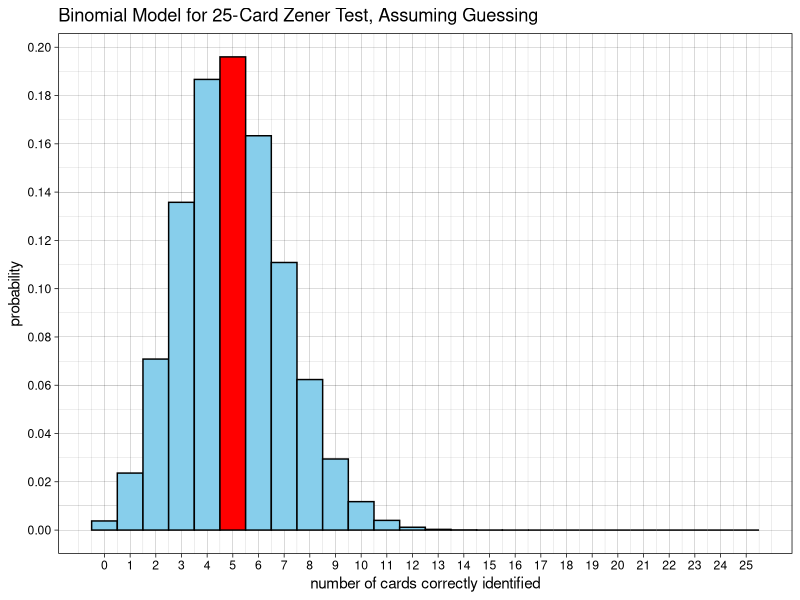

Source code (R): (Note: this script raises an error after producing the figure.)
## ---- chunk 1
knitr::opts_chunk$set(comment="", message=FALSE, warning=FALSE)
library(tidyverse)
library(knitr)
library(kableExtra)
## ---- chunk 2
knitr::include_graphics("https://stat-jet-asu.github.io/Moodlepics/zenercards.jpg")
## ---- chunk 3
n <- 25
p <- 1/5
## ---- chunk 4
(E_x <- n * p)
## ---- chunk 5
(Var_x <- n * p * (1 - p))
## ---- chunk 6
(SD_x <- sqrt(Var_x))
## ---- chunk 7
n <- 25
p <- 0.2
distTable <- tibble(x = 0:n, 
                    pdf = dbinom(0:n, n, p), 
                    CDF = pbinom(0:n, n, p))

ggplot(distTable, aes(x = x, y = pdf, label = pdf)) +
  geom_col(fill = c(rep("skyblue", 5), "red", rep("skyblue", 20)), 
           color = "black", width = 1) +
  scale_x_continuous(breaks = seq(0, n, 1)) +
  scale_y_continuous(breaks = seq(0, 1, .02)) +
  labs(title = "Binomial Model for 25-Card Zener Test, Assuming Guessing",
       x = "number of cards correctly identified",
       y = "probability") +
  theme_linedraw()
## ---- chunk 8
dbinom(5, 25, 1/5)   # chance of exactly E[X] = 5 successes
## ---- chunk 9
distTable[1:2] %>% 
  filter(x > 10) %>% 
  kable(digits = 20, align = rep("c", 2)) %>% 
  kable_minimal(full_width = FALSE)
## ---- chunk 10
knitr::include_graphics("images/joseph-banks-rhine.jpeg")
## ---- chunk 11
n <- 25
p <- 0.2
x <- 7

distTable <- tibble(x = 0:n, 
                    pdf = dbinom(0:n, n, p), 
                    CDF = pbinom(0:n, n, p))

ggplot(distTable, aes(x = x, y = pdf, label = pdf)) +
  geom_col(fill = c(rep("skyblue", x), "red", rep("skyblue", n - x)), 
           color = "black", width = 1) +
  geom_hline(yintercept = distTable$pdf[distTable$x == x], 
             color = "red", 
             linetype = "dashed") +
  scale_x_continuous(breaks = seq(0, n, 1)) +
  scale_y_continuous(breaks = seq(0, 1, .02)) +
  labs(title = "Binomial Model for 25-Card Zener Test, Assuming Guessing",
       x = "x = number of cards correctly identified",
       y = "probability") +
  theme_linedraw()
## ---- chunk 12
x <- 7
n <- 25
p <- 1/5
dbinom(x, n, p)
## ---- chunk 13
ggplot(distTable, aes(x = x, y = pdf)) +
  geom_col(fill = c(rep("skyblue", x), rep("red", n + 1 - x)), 
           color = "black", width = 1) +
  geom_vline(xintercept = x - 0.5,
             color = "black",
             size = 2) +
  geom_label(x = x, 
             y = 0.09,
             hjust = 0,
             aes(label = "X ≥ x"),
             size = 4) +
  geom_label(x = x - 1, 
             y = 0.09, 
             hjust = 1,
             aes(label = "X ≤ x - 1"),
             size = 4) +
  scale_x_continuous(breaks = seq(0, n, 1)) +
  scale_y_continuous(breaks = seq(0, 1, 0.02)) +
  labs(title = "Binomial Model for 25-Card Zener Test, Assuming Guessing",
       x = "x = number of cards correctly identified",
       y = "probability") +
  theme_linedraw()
## ---- chunk 14
x <- 7
n <- 25
p <- 1/5
pbinom(x - 1, n, p, lower.tail = FALSE)
